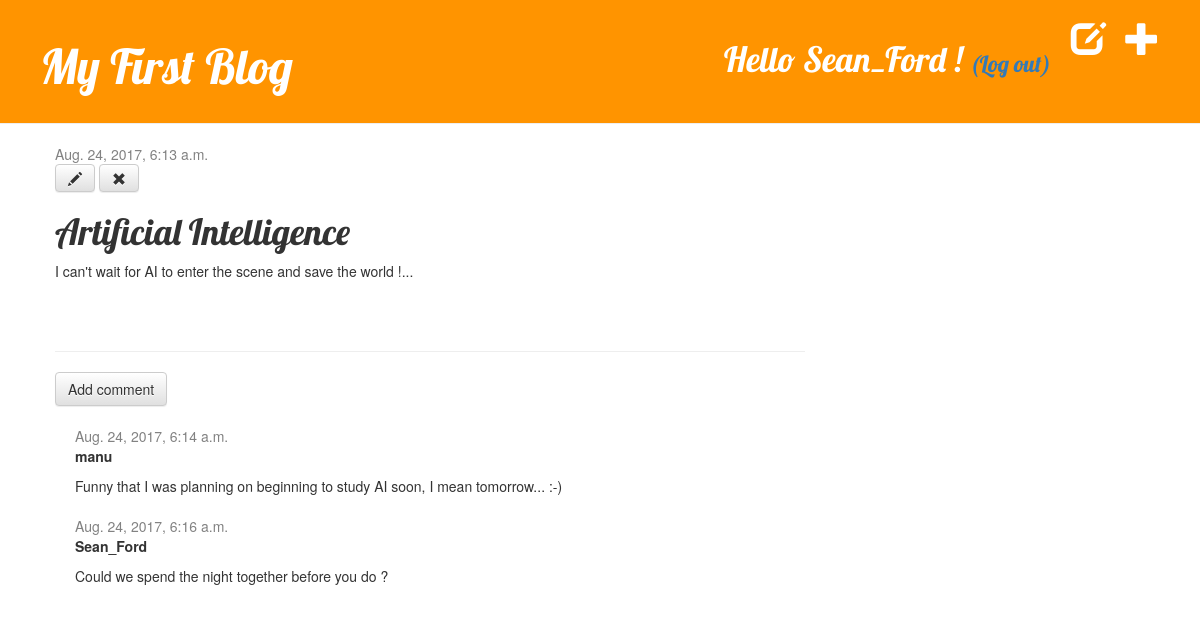
/post/6/ (signed in), run on the app's committed database.
### blog/models.py (models this page shows, shortened)
class Post(models.Model) :
    author = models.ForeignKey('auth.User')
    title = models.CharField(max_length=200)
    text = models.TextField()
    created_date = models.DateTimeField(default=timezone.now)
    published_date = models.DateTimeField(blank=True, null=True)

class Comment(models.Model):
    post = models.ForeignKey('blog.Post', related_name='comments')
    author = models.CharField(max_length=200)
    text = models.TextField()
    created_date = models.DateTimeField(default=timezone.now)
    approved_comment = models.BooleanField(default=False)

### blog/views.py (the view)
# urls.py: url(r'^post/(?P<pk>\d+)/$', views.post_detail, name='post_detail'),
def post_detail(request, pk) :
    post = get_object_or_404(Post, pk=pk)
    return render(request, 'blog/post_detail.html', {'post': post})

### blog/templates/blog/post_detail.html (shortened to what this page needs)
{% extends 'blog/base.html' %}
{% block content %}
	<div class="post">
        	{% if post.published_date %}
            		<div class="date">
                		{{ post.published_date }}
            		</div>
		{% else %}
			{% if user.is_authenticated %}
    				<a class="btn btn-default" href="{% url 'post_publish' pk=post.pk %}">  Publish  </a>
			{% else %}
            			<a href="{% url 'login' %}" class="top-menu"><span class="glyphicon glyphicon-lock"></span></a>
			{% endif %}
        	{% endif %}
		{% if user.is_authenticated %}
     			<a class="btn btn-default" href="{% url 'post_edit' pk=post.pk %}"><span class="glyphicon glyphicon-pencil"></span></a>
			<a class="btn btn-default" href="{% url 'post_remove' pk=post.pk %}"><span class="glyphicon glyphicon-remove"></span></a>
		{% else %}
            		<a href="{% url 'login' %}" class="top-menu"><span class="glyphicon glyphicon-lock"></span></a>
		{% endif %}
        	<h1>  {{ post.title }}  </h1>
        	<p>  {{ post.text|linebreaksbr }}  </p>
    	</div>
	<hr>
	<a class="btn btn-default" href="{% url 'add_comment_to_post' pk=post.pk %}">  Add comment  </a>
	{% for comment in post.comments.all %}
		{% if user.is_authenticated or comment.approved_comment %}
    			<div class="comment">
        			<div class="date">
					{{ comment.created_date }}
				</div>
        			<strong>  {{ comment.author }}  </strong>
        			<p>  {{ comment.text|linebreaks }}  </p>
    			</div>
		{% endif %}
	{% empty %}
    		<p>  No comments here yet :(  </p>
	{% endfor %}
{% endblock %}

### blog/templates/blog/base.html (shortened to what this page needs)
{% load staticfiles %}
<html>
	<head>
        	<link rel="stylesheet" href="//maxcdn.bootstrapcdn.com/bootstrap/3.2.0/css/bootstrap.min.css">
        	<link rel="stylesheet" href="//maxcdn.bootstrapcdn.com/bootstrap/3.2.0/css/bootstrap-theme.min.css">
        	<link rel="stylesheet" href="{% static 'css/blog.css' %}">
    	</head>
    	<body>
    		<div class="page-header">
			{% if user.is_authenticated %}
    				<a href="{% url 'post_new' %}" class="top-menu"><span class="glyphicon glyphicon-plus"></span></a>
				<a href="{% url 'post_draft_list' %}" class="top-menu"><span class="glyphicon glyphicon-edit"></span></a>
				<h2 class="top-menu">  Hello {{ user.username }} !  <small><a href="{% url 'logout' %}">  (Log out)  </a></small></h2>
			{% else %}
            			<a href="{% url 'login' %}" class="top-menu"><span class="glyphicon glyphicon-lock"></span></a>
			{% endif %}
        		<h1><a href="/">  My First Blog  </a></h1>
    		</div>
    		<div class="content container">
        		<div class="row">
            			<div class="col-md-8">
            				{% block content %}
            				{% endblock %}
            			</div>
        		</div>
    		</div>
	</body>
</html>

### blog/static/css/blog.css (style rules this page uses)
h1 a { color: #FCA205 ; }
.page-header { background-color: #ff9400 ; margin-top: 0 ; padding: 20px 20px 20px 40px ; }
.page-header h1, .page-header h1 a, .page-header h1 a:visited, .page-header h1 a:active { color: #ffffff ; font-size: 36pt ; text-decoration: none ; }
.content { margin-left: 40px ; }
h1, h2, h3, h4 { font-family: 'Lobster', cursive ; }
.date { color: #828282 ; }
.top-menu, .top-menu:hover, .top-menu:visited { color: #ffffff ; float: right ; font-size: 26pt ; margin-right: 20px ; }
.post { margin-bottom: 70px ; }
.comment { margin: 20px 0px 20px 20px ; }

### data on the page
Post: published_date "Aug. 24, 2017, 6:13 a.m.", title "Artificial Intelligence", text "I can't wait for AI to enter the scene and save the world !..."
Comment: created_date "Aug. 24, 2017, 6:14 a.m.", author "manu", text "Funny that I was planning on beginning to study AI soon, I mean tomorrow... :-)"
Comment: created_date "Aug. 24, 2017, 6:16 a.m.", author "Sean_Ford", text "Could we spend the night together before you do ?"

### other printed values
{{ user.username }} "Sean_Ford"
